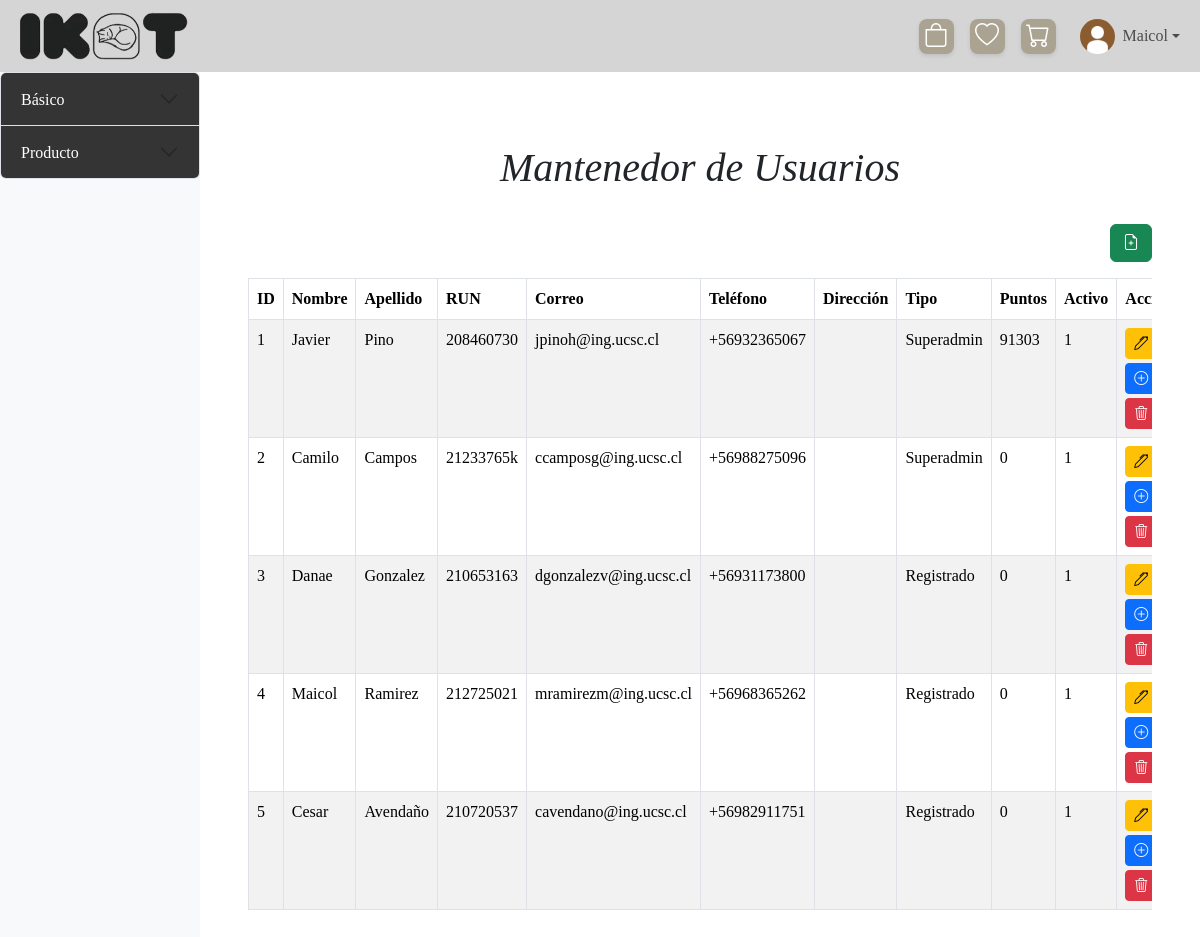
The page /mantenedores/Mantenedor_usuario/mostrar_usuario.php (signed in) on the database as committed earlier.
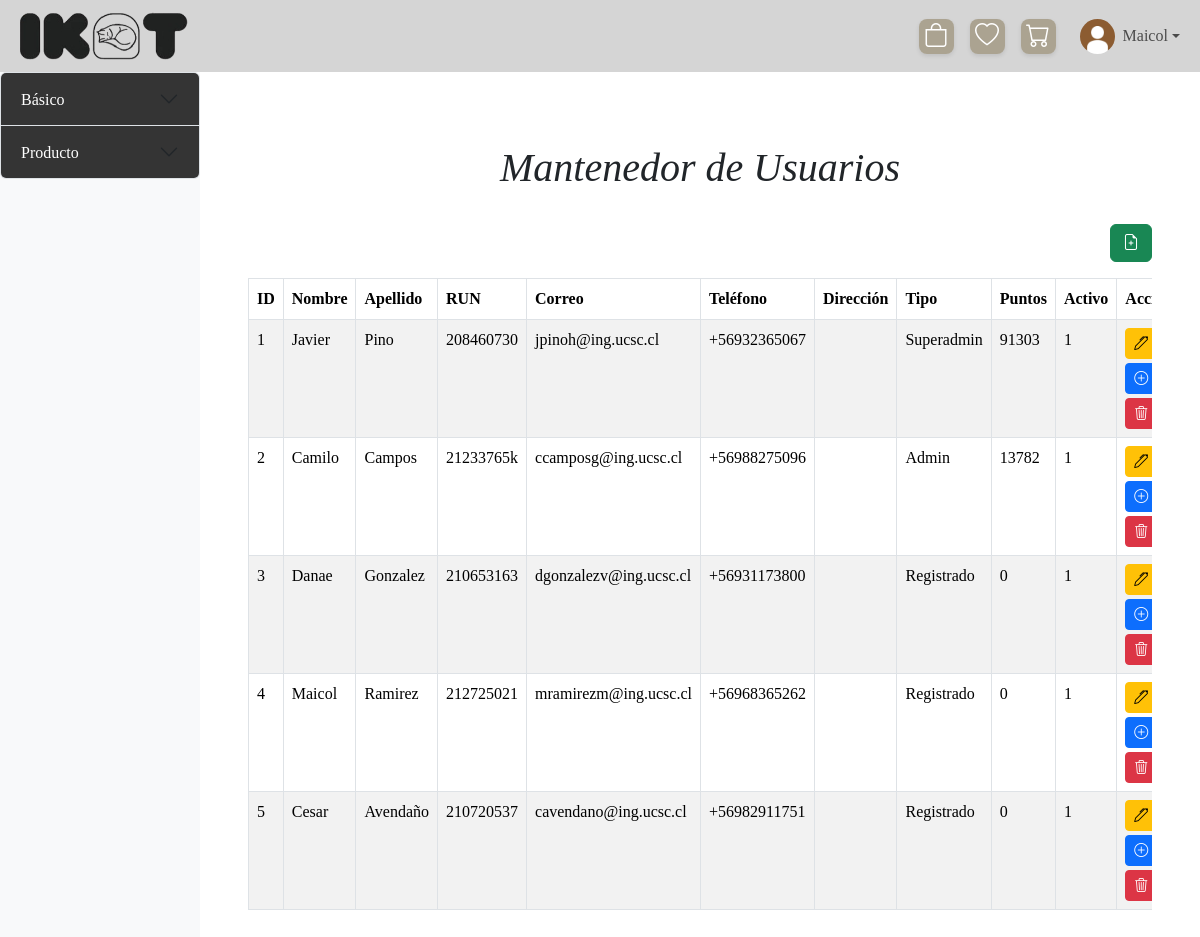
The same page on the database as committed later.
### tables this page shows
CREATE TABLE `usuario` (
  `id_usuario` int(100) NOT NULL,
  `nombre_usuario` varchar(50) NOT NULL,
  `apellido_usuario` varchar(50) NOT NULL,
  `run_usuario` varchar(9) NOT NULL,
  `correo_usuario` varchar(100) NOT NULL,
  `numero_usuario` varchar(12) NOT NULL,
  `contrasenia_usuario` varchar(255) NOT NULL,
  `direccion_usuario` varchar(100) DEFAULT NULL,
  `tipo_usuario` enum('Admin','Registrado','Superadmin') NOT NULL,
  `puntos_totales` bigint(255) NOT NULL,
  `activo` tinyint(1) NOT NULL DEFAULT 1,
  `ultima_sesion` date DEFAULT NULL,
  `token_rec` varchar(32) DEFAULT NULL
);

### mantenedores/Mantenedor_usuario/mostrar_usuario.php (the view, shortened to what this page needs)
<?php
include '../../config/conexion.php';
?>
<!DOCTYPE html>
<html lang="es">
<head>
    <link rel="stylesheet" href="https://cdn.jsdelivr.net/npm/bootstrap-icons@1.11.3/font/bootstrap-icons.min.css">
    <link href="https://cdn.jsdelivr.net/npm/bootstrap@5.3.3/dist/css/bootstrap.min.css" rel="stylesheet">
    <link rel="stylesheet" href="..\..\assets\css\styles.css">
</head>
<body>
    <?php include $_SERVER['DOCUMENT_ROOT'] . '/xampp/TIS-1/IKAT/templates/header.php';?>
    <div class="d-flex">
        <?php include '../sidebar-mantenedores.php';?>
        <div class="content-area flex-grow-1 p-5 col-4 col-md-10">
            <h1 class="text-center p-4">Mantenedor de Usuarios</h1>
            <div class="d-flex justify-content-end mb-3">
                    <a class="btn btn-success" data-bs-toggle='modal' data-bs-target='#agregarUsuarioModal'>
                        <i class="bi bi-file-earmark-plus"></i>
                    </a>
                </div>
            <div class="table-responsive">
                <?php
                    $sql = "SELECT * FROM usuario";
                    $result = $conn->query($sql);
                    if ($result->num_rows > 0) {
                        echo "<table class='table table-bordered table-striped'>
                                <thead class='thead-dark'>
                                    <tr>
                                        <th>ID</th>
                                        <th>Nombre</th>
                                        <th>Apellido</th>
                                        <th>RUN</th>
                                        <th>Correo</th>
                                        <th>Teléfono</th>
                                        <th>Dirección</th>
                                        <th>Tipo</th>
                                        <th>Puntos</th>
                                        <th>Activo</th>
                                        <th>Acciones</th>
                                    </tr>
                                </thead>
                                <tbody>";
                        while ($row = $result->fetch_assoc()) {
                            echo "<tr>
                                    <td>{$row['id_usuario']}</td>
                                    <td>{$row['nombre_usuario']}</td>
                                    <td>{$row['apellido_usuario']}</td>
                                    <td>{$row['run_usuario']}</td>
                                    <td>{$row['correo_usuario']}</td>
                                    <td>{$row['numero_usuario']}</td>
                                    <td>{$row['direccion_usuario']}</td>
                                    <td>{$row['tipo_usuario']}</td>
                                    <td>{$row['puntos_totales']}</td>
                                    <td>{$row['activo']}</td>
                                    <td>
                                        <div class='d-flex justify-content-center flex-wrap gap-1'>
                                                    <li><a class='dropdown-item' data-bs-toggle='modal' data-bs-target='#editarUsuarioModal" . $row["id_usuario"] . "'>
                                                    </a></li>
                                                    <li><a class='dropdown-item' data-bs-toggle='modal' data-bs-target='#modificarPuntosModal" . $row["id_usuario"] . "'>
                                                    </a></li>
                                                    <li><a class='dropdown-item' href='cambiar_estado_producto.php?id=" . $row["id_usuario"] . "'>
                                                    </a></li>
                                            <div class='d-none d-sm-flex flex-wrap gap-1'>
                                                <a class='btn btn-warning btn-sm' data-bs-toggle='modal' data-bs-target='#editarUsuarioModal" . $row["id_usuario"] . "'>
                                                    <i class='bi bi-pen'></i>
                                                </a>
                                                <a class='btn btn-primary btn-sm' data-bs-toggle='modal' data-bs-target='#modificarPuntosModal" . $row["id_usuario"] . "'>
                                                    <i class='bi bi-plus-circle'></i>
                                                </a>
                                                <a href='cambiar_estado_producto.php?id=" . $row["id_usuario"] . "' class='btn btn-danger btn-sm'>
                                                    <i class='bi bi-trash3'></i>
                                                </a>
                                            </div>
                                        </div>
                                    </td>
                                  </tr>";
                        }
                        echo "</tbody></table>";
                    } else {
                        echo "<p class='text-center'>No hay usuarios registrados.</p>";
                    }
                ?>
            </div>
        </div>
    </div>
</body>
</html>

Rows that differ between the two databases and show on the page:
changed usuario "Camilo": tipo_usuario "Superadmin" → "Admin"; puntos_totales "0" → "13782"
